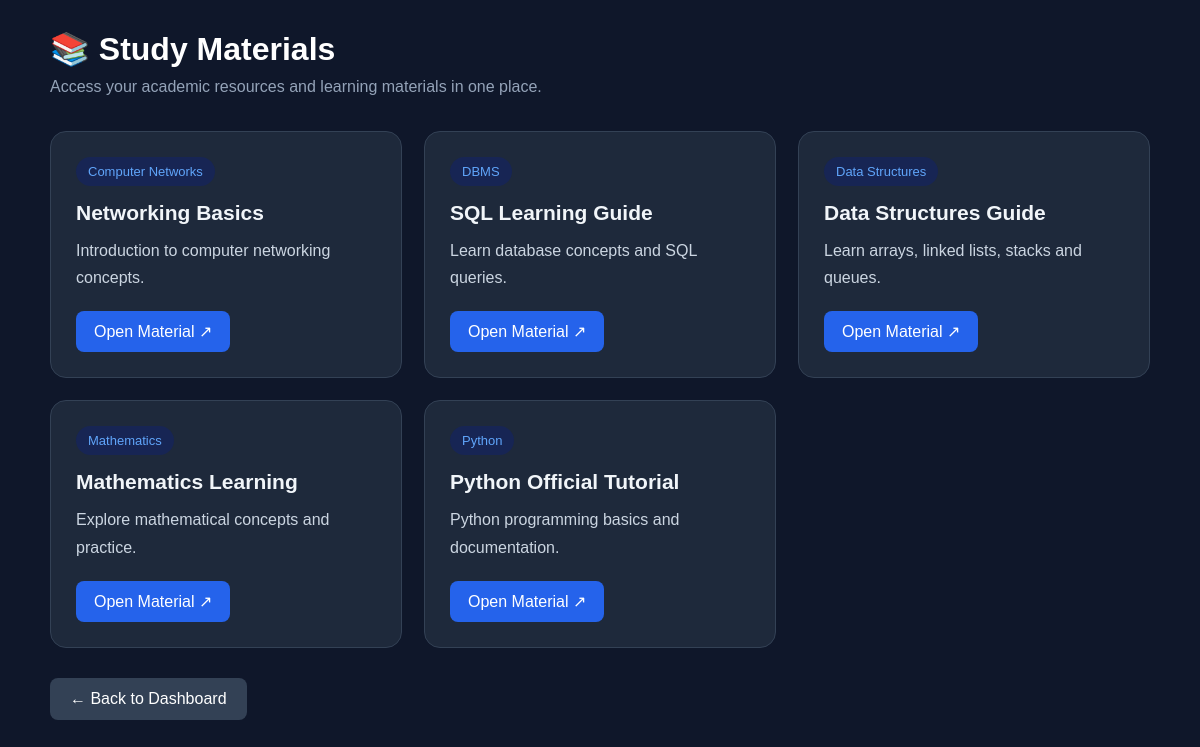
The page /materials (signed in) on the database its author committed.
### tables this page shows
CREATE TABLE materials (
            id INTEGER PRIMARY KEY AUTOINCREMENT,
            subject TEXT NOT NULL,
            title TEXT NOT NULL,
            description TEXT,
            link TEXT
        );

### app.py (the view)
@app.route("/materials")
def materials():
    if "student_name" not in session:
        return redirect(url_for("home"))
    connection = sqlite3.connect("smart_campus.db")
    connection.row_factory = sqlite3.Row
    cursor = connection.cursor()
    cursor.execute("""
        SELECT *
        FROM materials
        ORDER BY subject
    """)
    materials_data = cursor.fetchall()
    connection.close()
    return render_template(
        "materials.html",
        materials_data=materials_data
    )

### templates/materials.html (shortened to what this page needs)
<!DOCTYPE html>
<html lang="en">
<head>
</head>
<body>
<div class="container">
    <div class="header">
        <h1>📚 Study Materials</h1>
        <p>Access your academic resources and learning materials in one place.</p>
    </div>
    {% if materials_data %}
        <div class="materials-grid">
            {% for material in materials_data %}
                <div class="card">
                    <span class="subject">
                        {{ material["subject"] }}
                    </span>
                    <h2>{{ material["title"] }}</h2>
                    <p>{{ material["description"] }}</p>
                    <a class="open"
                       href="{{ material['link'] }}"
                       target="_blank"
                       rel="noopener noreferrer">
                        Open Material ↗
                    </a>
                </div>
            {% endfor %}
        </div>
    {% else %}
        <div class="empty">
            <h3>📭 No Study Materials Available</h3>
            <p>Study materials will appear here when they are added.</p>
        </div>
    {% endif %}
    <a class="back" href="{{ url_for('dashboard') }}">
        ← Back to Dashboard
    </a>
</div>
</body>
</html>

### templates/materials.html (style rules this page uses)
* { margin: 0; padding: 0; box-sizing: border-box; }
body { font-family: Arial, sans-serif; background: #0f172a; color: white; padding: 30px; }
.container { max-width: 1100px; margin: auto; }
.header { margin-bottom: 35px; }
.header h1 { font-size: 32px; margin-bottom: 10px; }
.header p { color: #94a3b8; }
.materials-grid { display: grid; grid-template-columns: repeat(auto-fit, minmax(280px, 1fr)); gap: 22px; }
.card { background: #1e293b; padding: 25px; border-radius: 16px; border: 1px solid #334155; transition: 0.3s; }
.subject { display: inline-block; background: #172554; color: #60a5fa; padding: 7px 12px; border-radius: 20px; font-size: 13px; margin-bottom: 15px; }
.card h2 { color: #f1f5f9; font-size: 21px; margin-bottom: 12px; }
.card p { color: #cbd5e1; line-height: 1.7; margin-bottom: 20px; }
.open { display: inline-block; background: #2563eb; color: white; padding: 11px 18px; text-decoration: none; border-radius: 8px; transition: 0.3s; }
.back { display: inline-block; margin-top: 30px; background: #334155; color: white; padding: 12px 20px; text-decoration: none; border-radius: 8px; }

### rows shown on the page
materials: subject "Computer Networks", title "Networking Basics", description "Introduction to computer networking concepts."
materials: subject "DBMS", title "SQL Learning Guide", description "Learn database concepts and SQL queries."
materials: subject "Data Structures", title "Data Structures Guide", description "Learn arrays, linked lists, stacks and queues."
materials: subject "Mathematics", title "Mathematics Learning", description "Explore mathematical concepts and practice."
materials: subject "Python", title "Python Official Tutorial", description "Python programming basics and documentation."
